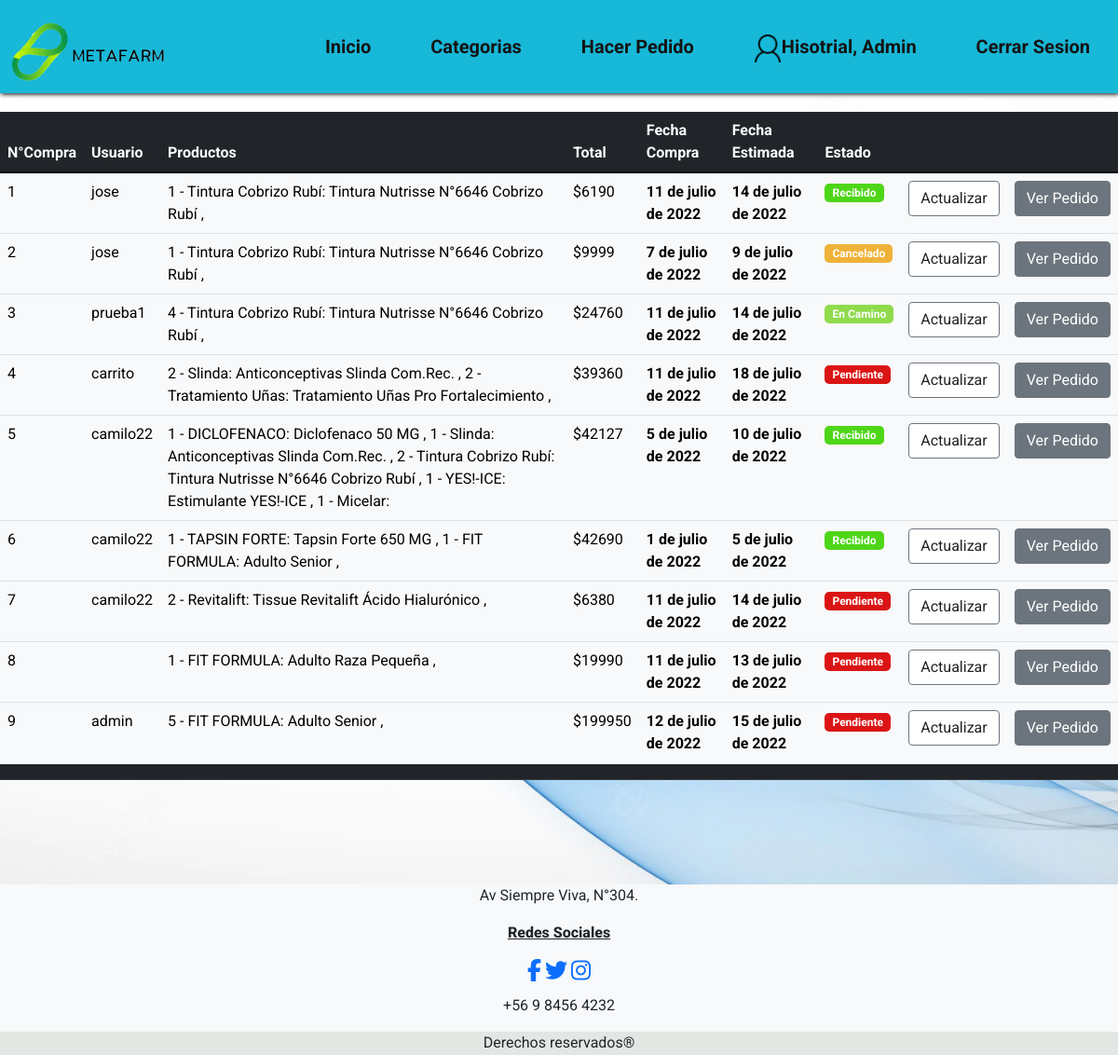
Page /historialadm/ (signed in) on the committed database.
### farmacia/models.py (models this page shows, shortened)
class HistorialCompras (models.Model):
    idCompra = models.AutoField(primary_key=True,verbose_name='Codigo Compra')
    Usuario = models.CharField(max_length=200, verbose_name='Usuario')
    Productos = models.CharField(max_length=200, verbose_name='Productos Comprados')
    valTotal = models.IntegerField(verbose_name='Valor Total')
    fechaCompra = models.DateField(verbose_name='Fecha Compra')
    estado = models.CharField(max_length=50, verbose_name='Estado', default='Pendiente')
    fechallega = models.DateField(default=datetime.today)

### farmacia/views.py (the view)
# urls.py: path('historialadm/',HistorialAdmin,name="hisadm"),
def HistorialAdmin (request):
    historial = HistorialCompras.objects.all()
    context = {
        'com':historial
    }
    return render(request,'farmacia/historialadm.html',context)

### farmacia/context_processor.py (called while the page is built)
def total_carrito(request):
    total = 0
    desc = 0.95
    if request.user.is_authenticated:
        if "carrito" in request.session.keys():
            for key, value in request.session["carrito"].items():
                total += int(value["acumulado"])
        return {"total_carrito": round(total*desc)}
    else:
        if "carrito" in request.session.keys():
            for key, value in request.session["carrito"].items():
                total += int(value["acumulado"])
        return {"total_carrito": total}

### farmacia/templates/farmacia/historialadm.html (shortened to what this page needs)
{% load static %}
<!DOCTYPE html>
<html lang="es">
<head>
    <link href="https://cdn.jsdelivr.net/npm/bootstrap@5.1.3/dist/css/bootstrap.min.css" rel="stylesheet" />
    <link rel="stylesheet" href="{% static 'farmacia/CSS/Style.css' %}" />
    <link rel="stylesheet" href="https://cdnjs.cloudflare.com/ajax/libs/font-awesome/4.7.0/cssfont-awesome.min.css">
</head>
<body>
    <header>
        <div class="wrapper">
            <nav>
                <div>
                    <a href="{% url 'home' %}"><img src="{% static 'farmacia/img/logoverde.png.png' %}" alt="imagen_logo" class="logo" /></a>
                </div>
                <ul class="nav-menu wrapper">
                    <li><a href="{% url 'home' %}">Inicio</a></li>
                    <li><a href="#categorias">Categorias</a></li>
                    <li><a href="{% url 'comp' %}">Hacer Pedido</a></li>
                    {% if request.user.is_authenticated %}
                        {% if request.user.is_staff %}
                            <li><span><a href="{% url 'hisadm' %}"><img src="{% static 'farmacia/img/klipartz.com.png'%}" width="30px">Hisotrial, {{request.user}}</a></span></li>
                            <li><span><a href="{% url 'logout' %}">Cerrar Sesion</a></span></li>
                        {% else %}
                            <li><span><a href="{% url 'his' %}"><img src="{% static 'farmacia/img/klipartz.com.png'%}" width="30px">Hola, {{request.user}}</a></span></li>
                            <li><span><a href="{% url 'logout' %}">Cerrar Sesion</a></span></li>
                        {% endif %}
                    {% endif %}
                </ul>
            </nav>
        </div>
    </header>
    <main class="main wrapper">
<div class="tabla_historial col-md-12 table-responsive">
    <table class="table table-light">
        <thead class="table-dark">
                <tr>
                    <th>N°Compra</th>
                    <th>Usuario</th>
                    <th>Productos</th>
                    <th>Total</th>
                    <th>Fecha Compra</th>
                    <th>Fecha Estimada</th>
                    <th>Estado</th>
                    <th></th>
                    <th></th>
                </tr>
            </thead>
            <tbody>
                {% if request.user.is_authenticated %}
                {% for compras in com %}
                <tr>
                <td id="">{{compras.idCompra}}</td>
                <td id="">{{compras.Usuario}}</td>
                <td id="">{{compras.Productos}}</td>
                <td id="">${{compras.valTotal}}</td>
                <td id="tede">{{compras.fechaCompra}}</td>
                <td id="tede">{{compras.fechallega}}</td>
                    {% if compras.estado == "Pendiente"  %}
                    <td> <span class="badge badge-pending">{{compras.estado}}<span></td>
                    {% endif %}
                    {% if compras.estado == "Cancelado"  %}
                    <td> <span class="badge badge-cancel">{{compras.estado}}<span></td>
                    {% endif %}
                    {% if compras.estado == "En Camino"  %}
                    <td> <span class="badge badge-way">{{compras.estado}}<span></td>
                    {% endif %}
                    {% if compras.estado == "Recibido"  %}
                    <td> <span class="badge badge-done">{{compras.estado}}<span></td>
                    {% endif %}
                <td>
                    <a id="btnac" href="{% url 'changestate' compras.idCompra%}" class="btn btn-secondary" type="button" >Actualizar</a>
                </td>
                <td>
                    <a id="btnped" href="{% url 'des' compras.idCompra%}" class="btn btn-secondary" type="button" >Ver Pedido</a>
                </td>
                </tr>
                    </div>
                {% endfor %}
                {% endif %}
                <thead class="table-dark">
                    <th></th>
                    <th></th>
                    <th></th>
                    <th></th>
                    <th></th>
                    <th></th>
                    <th></th>
                    <th></th>
                    <th></th>
                </thead>
    <br>
    <br>
</main>
</body>
<footer id="sticky-footer" class="bg-light text-center text-lg-start">
    <div class="fotersito">
        <div class="fotercol1">
            <p>Av Siempre Viva, N°304.</p>
        </div>
        <div class="foter-red">
            <p>Redes Sociales</p>
            <a href="https://www.facebook.com/" class="fa fa-facebook"></a>
            <a href="https://twitter.com/" class="fa fa-twitter"></a>
            <a href="https://www.instagram.com/" class="fa fa-instagram"></a>
        </div>
        <div class="fotercol2">
            <p>+56 9 8456 4232</p>
        </div>
        <div class="fotercol3">
            <p>Derechos reservados®</p>
        </div>
    </div>
</footer>
</html>

### farmacia/static/farmacia/CSS/Style.css (style rules this page uses)
* { margin: 0; padding: 0; list-style: none; text-decoration: none; box-sizing: border-box; }
body { background: #ffffff; font-family: "Roboto", sans-serif; background-image: url(../img/fondo3.png); background-size: cover; background-repeat: no-repeat; background-position: center center; background-attachment: fixed; min-height: 100vh; }
.wrapper { width: 100%; max-width: 1200px; margin: auto; overflow: hidden; justify-content: center; }
main { padding-top: 120px; }
header { width: 100%; height: 100px; overflow: visible; background: #17b8d8; margin-bottom: 20px; box-shadow: 1px 1px 5px #000; position: fixed; z-index: 1001; }
.logo { height: 100px; float: left; }
nav { height: 100px; width: 100%; display: flex; justify-content: space-between; align-items: center; }
.nav-menu { position: fixed; width: 100%; height: 0vh; top: 100px; background-color: #17b8d8; text-align: center; transition: all 0.5s; }
.nav-menu li { display: none; line-height: 30px; margin: 50px 0; transition: all 0.5s; }
.nav-menu li a { color: #141313; text-transform: capitalize; text-decoration: none; font-weight: bolder; font-size: 20px; font-weight: bolder; padding: 10px 10px; }
#sticky-footer { position: sticky; top: 100%; }
.fotercol1 { text-align: center; margin-bottom: 5px; }
.foter-red { text-align: center; margin-bottom: 5px; margin-bottom: 10px; }
.foter-red p { text-decoration: underline; font-weight: 800; }
.foter-red a { text-decoration: none; font-size: x-large; }
.fotercol2 { text-align: center; margin-bottom: 5px; }
.fotercol3 { text-align: center; height: 10px; background-color: rgba(174, 184, 170, 0.28); padding-bottom: 25px; }
.badge-pending { background-color: #db1515; color: white; padding: 4px 8px; text-align: center; border-radius: 5px; }
.badge-cancel { background-color: #efb239; color: white; padding: 4px 8px; text-align: center; border-radius: 5px; }
.badge-way { background-color: #8fdb4c; color: white; padding: 4px 8px; text-align: center; border-radius: 5px; }
.badge-done { background-color: #4ed618; color: white; padding: 4px 8px; text-align: center; border-radius: 5px; }
#btnac { white-space: nowrap; color: rgb(35, 34, 34); background-color: rgb(255, 255, 255); }
#btnped { white-space: nowrap; }
#tede { font-weight: bold; }
@media screen and (min-width: 800px) { nav { height: 100px; } }
@media screen and (min-width: 800px) { .nav-menu { position: fixed; height: 100px; top: 0%; background: none; transition: none; text-align: right; margin-right: 50px; } }
@media screen and (min-width: 800px) { .nav-menu li { display: inline-block; line-height: 100px; margin: 0 20px; } }

### rows in the picture
HistorialCompras: idCompra "1", Usuario "jose", Productos "1 - Tintura Cobrizo Rubí: Tintura Nutrisse N°6646 Cobrizo Rubí ,", valTotal "6190", fechaCompra "11 de julio de 2022", fechallega "14 de julio de 2022", estado "Recibido"
HistorialCompras: idCompra "2", Usuario "jose", Productos "1 - Tintura Cobrizo Rubí: Tintura Nutrisse N°6646 Cobrizo Rubí ,", valTotal "9999", fechaCompra "7 de julio de 2022", fechallega "9 de julio de 2022", estado "Cancelado"
HistorialCompras: idCompra "3", Usuario "prueba1", Productos "4 - Tintura Cobrizo Rubí: Tintura Nutrisse N°6646 Cobrizo Rubí ,", valTotal "24760", fechaCompra "11 de julio de 2022", fechallega "14 de julio de 2022", estado "En Camino"
HistorialCompras: idCompra "4", Usuario "carrito", Productos "2 - Slinda: Anticonceptivas Slinda Com.Rec. , 2 - Tratamiento Uñas: Tratamiento Uñas Pro Fortalecimiento ,", valTotal "39360", fechaCompra "11 de julio de 2022", fechallega "18 de julio de 2022", estado "Pendiente"
HistorialCompras: idCompra "5", Usuario "camilo22", Productos "1 - DICLOFENACO: Diclofenaco 50 MG , 1 - Slinda: Anticonceptivas Slinda Com.Rec. , 2 - Tintura Cobrizo Rubí: Tintura Nutrisse N°6646 Cobrizo Rubí , 1 - YES!-ICE: Estimulante YES!-ICE , 1 - Micelar:", valTotal "42127", fechaCompra "5 de julio de 2022", fechallega "10 de julio de 2022", estado "Recibido"
HistorialCompras: idCompra "6", Usuario "camilo22", Productos "1 - TAPSIN FORTE: Tapsin Forte 650 MG , 1 - FIT FORMULA: Adulto Senior ,", valTotal "42690", fechaCompra "1 de julio de 2022", fechallega "5 de julio de 2022", estado "Recibido"
HistorialCompras: idCompra "7", Usuario "camilo22", Productos "2 - Revitalift: Tissue Revitalift Ácido Hialurónico ,", valTotal "6380", fechaCompra "11 de julio de 2022", fechallega "14 de julio de 2022", estado "Pendiente"
HistorialCompras: idCompra "8", Productos "1 - FIT FORMULA: Adulto Raza Pequeña ,", valTotal "19990", fechaCompra "11 de julio de 2022", fechallega "13 de julio de 2022", estado "Pendiente"
HistorialCompras: idCompra "9", Usuario "admin", Productos "5 - FIT FORMULA: Adulto Senior ,", valTotal "199950", fechaCompra "12 de julio de 2022", fechallega "15 de julio de 2022", estado "Pendiente"

### other values in the picture
{{ request.user }} "Admin"
